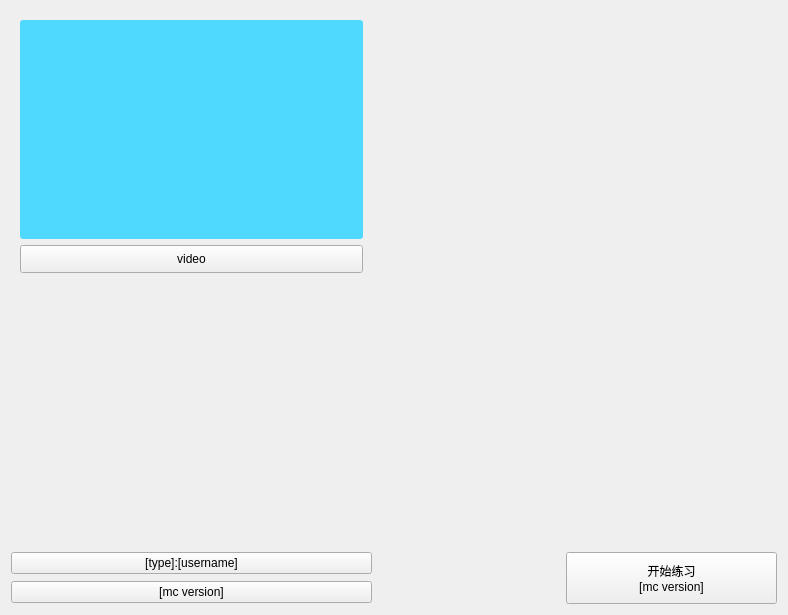
<?xml version="1.0" encoding="UTF-8"?>
<ui version="4.0">
 <class>home</class>
 <widget class="QFrame" name="home">
  <property name="geometry">
   <rect>
    <x>0</x>
    <y>0</y>
    <width>788</width>
    <height>615</height>
   </rect>
  </property>
  <property name="windowTitle">
   <string>Frame</string>
  </property>
  <layout class="QGridLayout" name="gridLayout_2">
   <item row="0" column="0" colspan="2">
    <widget class="CardWidget" name="CardWidget">
     <property name="minimumSize">
      <size>
       <width>361</width>
       <height>271</height>
      </size>
     </property>
     <property name="maximumSize">
      <size>
       <width>361</width>
       <height>271</height>
      </size>
     </property>
     <layout class="QGridLayout" name="gridLayout">
      <item row="0" column="0">
       <widget class="PixmapLabel" name="PixmapLabel">
        <property name="styleSheet">
         <string notr="true">background-color: rgb(80, 217, 255);
border-radius:3px</string>
        </property>
       </widget>
      </item>
      <item row="1" column="0">
       <widget class="HyperlinkLabel" name="HyperlinkLabel">
        <property name="maximumSize">
         <size>
          <width>343</width>
          <height>28</height>
         </size>
        </property>
        <property name="styleSheet">
         <string notr="true">HyperlinkLabel {
    color: #009faa;
    border: none;
    background-color: transparent;
    text-align: left;
    padding: 0;
    margin: 0;
    font:15pt

}

HyperlinkLabel[underline=true] {
    text-decoration: underline;
}

HyperlinkLabel[underline=false] {
    text-decoration: none;
}

HyperlinkLabel:hover {
    color: #007780;
}

HyperlinkLabel:pressed {
    color: #00a7b3;
}</string>
        </property>
        <property name="text">
         <string>video</string>
        </property>
       </widget>
      </item>
     </layout>
    </widget>
   </item>
   <item row="1" column="1">
    <spacer name="verticalSpacer">
     <property name="orientation">
      <enum>Qt::Vertical</enum>
     </property>
     <property name="sizeHint" stdset="0">
      <size>
       <width>20</width>
       <height>40</height>
      </size>
     </property>
    </spacer>
   </item>
   <item row="2" column="3" rowspan="2">
    <widget class="PrimaryPushButton" name="PrimaryPushButton">
     <property name="minimumSize">
      <size>
       <width>211</width>
       <height>52</height>
      </size>
     </property>
     <property name="text">
      <string>开始练习
[mc version]</string>
     </property>
     <property name="checkable">
      <bool>false</bool>
     </property>
     <property name="checked">
      <bool>false</bool>
     </property>
     <property name="autoRepeat">
      <bool>false</bool>
     </property>
     <property name="autoExclusive">
      <bool>false</bool>
     </property>
     <property name="hasIcon" stdset="0">
      <bool>false</bool>
     </property>
    </widget>
   </item>
   <item row="2" column="0" colspan="2">
    <widget class="PushButton" name="PushButton_2">
     <property name="text">
      <string>[type]:[username]</string>
     </property>
    </widget>
   </item>
   <item row="3" column="0" colspan="2">
    <widget class="HyperlinkButton" name="HyperlinkButton">
     <property name="text">
      <string>[mc version]</string>
     </property>
    </widget>
   </item>
   <item row="2" column="2">
    <spacer name="horizontalSpacer">
     <property name="orientation">
      <enum>Qt::Horizontal</enum>
     </property>
     <property name="sizeHint" stdset="0">
      <size>
       <width>40</width>
       <height>20</height>
      </size>
     </property>
    </spacer>
   </item>
  </layout>
 </widget>
 <customwidgets>
  <customwidget>
   <class>HyperlinkButton</class>
   <extends>PushButton</extends>
   <header>qfluentwidgets</header>
  </customwidget>
  <customwidget>
   <class>PushButton</class>
   <extends>QPushButton</extends>
   <header>qfluentwidgets</header>
  </customwidget>
  <customwidget>
   <class>PrimaryPushButton</class>
   <extends>PushButton</extends>
   <header>qfluentwidgets</header>
  </customwidget>
  <customwidget>
   <class>PixmapLabel</class>
   <extends>QLabel</extends>
   <header>qfluentwidgets</header>
  </customwidget>
  <customwidget>
   <class>CardWidget</class>
   <extends>QFrame</extends>
   <header>qfluentwidgets</header>
   <container>1</container>
  </customwidget>
  <customwidget>
   <class>HyperlinkLabel</class>
   <extends>QPushButton</extends>
   <header>qfluentwidgets</header>
  </customwidget>
 </customwidgets>
 <resources/>
 <connections/>
</ui>
